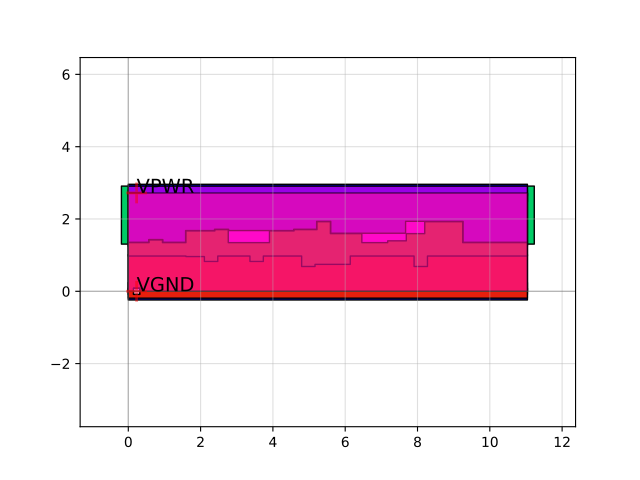

Source code (Python):
import sky130

c = sky130.components.sky130_fd_sc_hd__edfxtp_1()
c.plot()
